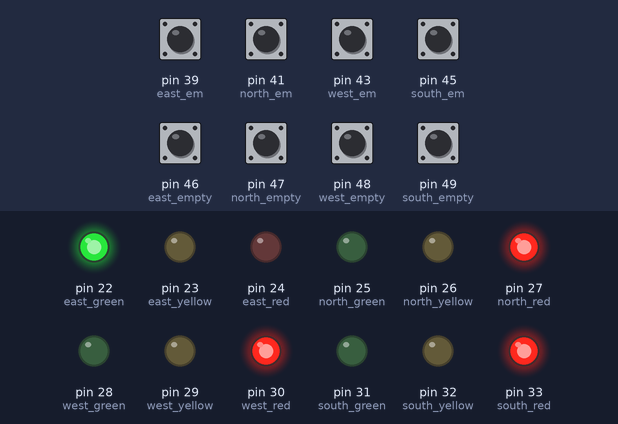
A sketch run on a simulated Arduino Mega 2560, built with avr-gcc and run on an emulated ATmega2560. Parts: output pins drawn as LEDs (lit = HIGH). The inputs (shaded band) are chosen by the test bench; at power-on: pin 39 (east_em), pin 41 (north_em), pin 43 (west_em), pin 45 (south_em), pin 46 (east_empty), pin 47 (north_empty), pin 48 (west_empty), pin 49 (south_empty) HIGH.

Above: at 1.2 s.
1.3 s: pin 41 (north_em) pulled LOW for 0.15 s
At 1.8 s:
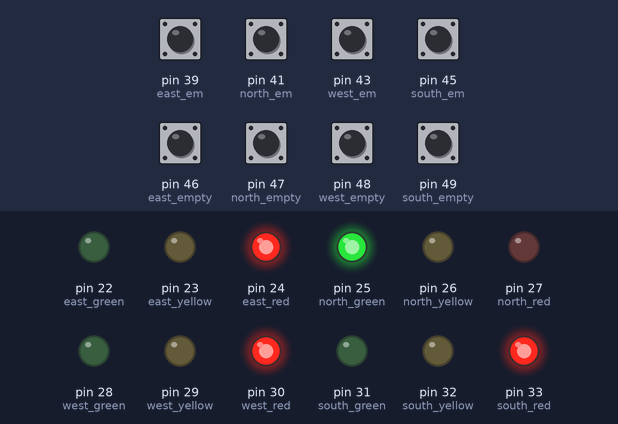
2.9 s: pin 43 (west_em) pulled LOW for 0.15 s
At 4.1 s:
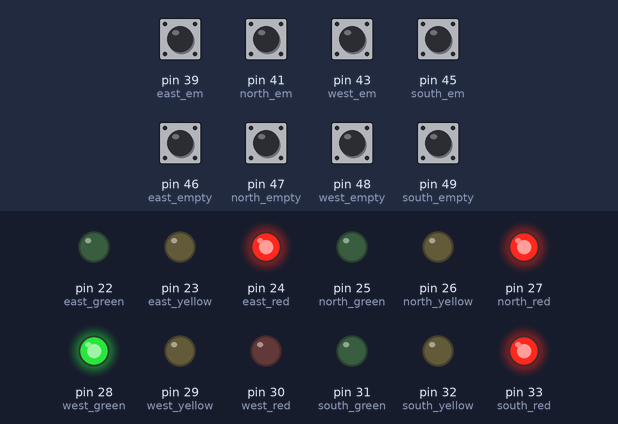
4.5 s: pin 45 (south_em) pulled LOW for 0.15 s
At 5.4 s:
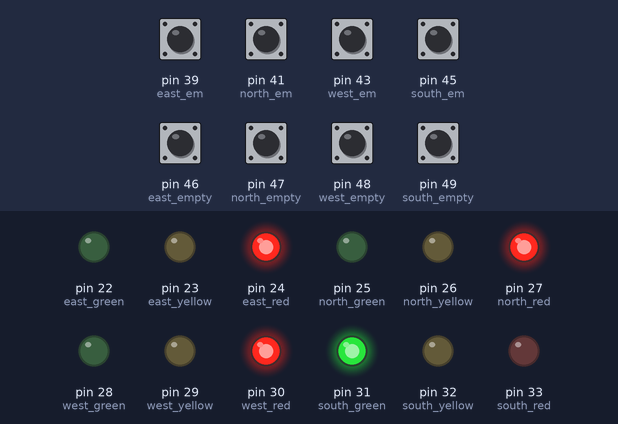
6.1 s: pin 49 (south_empty) pulled LOW for 0.15 s
At 6.7 s:
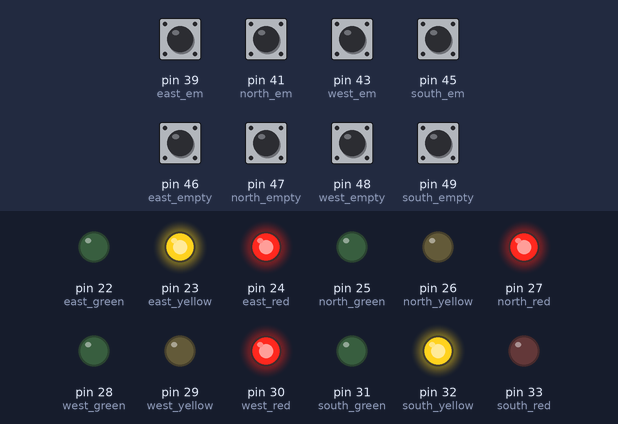
7.7 s: pin 39 (east_em) pulled LOW for 0.15 s
At 8.9 s:
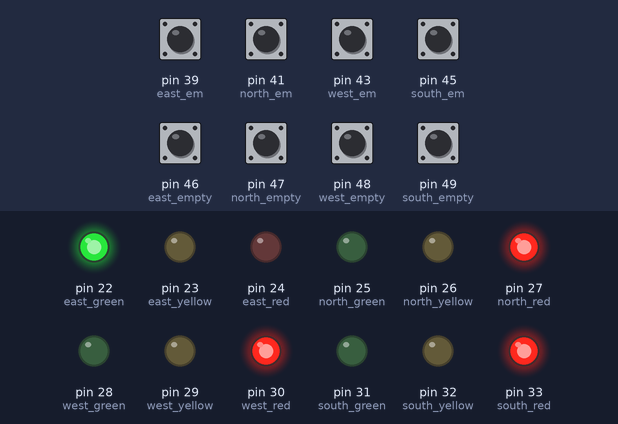
9.3 s: pin 46 (east_empty) pulled LOW for 0.15 s
At 10.4 s:
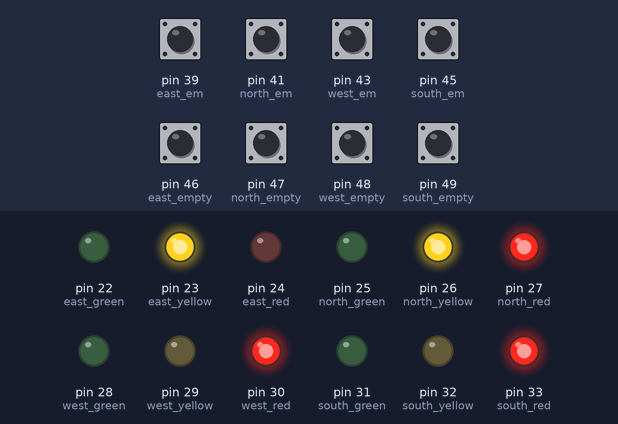
Timing chart, 0 to 38.8 s (numbered marks = the images above; inputs shaded):
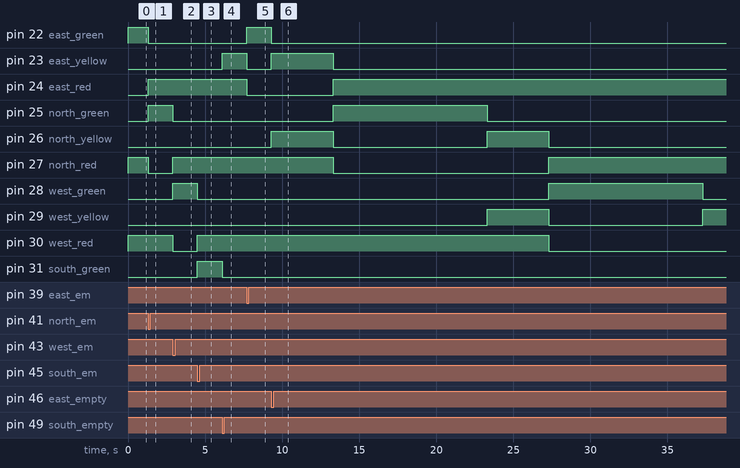

The sketch:

DLD_Project_Arduino_code.ino
```cpp
//parameter initialization
int east_green = 22; //three led's for each road are declared as three seperate variables
int east_yellow = 23;
int east_red = 24;
int north_green = 25;
int north_yellow = 26;
int north_red = 27;
int west_green = 28;
int west_yellow = 29;
int west_red = 30;
int south_green = 31;
int south_yellow = 32;
int south_red = 33;

//Emergency buttons, push buttons in proteus
int east_em=39;
int west_em = 43;
int south_em = 45;
int north_em = 41;

//Empty buttons, push buttons in proteus
int east_empty = 46;
int north_empty = 47;
int south_empty = 49;
int west_empty = 48;

//delay for each light, 5 secs for green, 2 secs for yellow
int delay_green = 5000;
int delay_yellow = 2000;
int delay_time=100;

//needed to handle void loop
int next_state = 0; //initialized to zero

void setup() {
  // put your setup code here, to run once:
  pinMode(east_green, OUTPUT);
  pinMode(east_yellow, OUTPUT);
  pinMode(east_red, OUTPUT);
  pinMode(north_green, OUTPUT);
  pinMode(north_yellow, OUTPUT);
  pinMode(north_red, OUTPUT);
  pinMode(west_green, OUTPUT);
  pinMode(west_yellow, OUTPUT);
  pinMode(west_red, OUTPUT);
  pinMode(south_green, OUTPUT);
  pinMode(south_yellow, OUTPUT);
  pinMode(south_red, OUTPUT);

  pinMode(east_em, INPUT_PULLUP); //the switches are normally pulled up, that means when they are pressed they will be LOW
  pinMode(north_em, INPUT_PULLUP);
  pinMode(west_em, INPUT_PULLUP);
  pinMode(south_em, INPUT_PULLUP);

  pinMode(east_empty, INPUT_PULLUP);
  pinMode(north_empty, INPUT_PULLUP);
  pinMode(west_empty, INPUT_PULLUP);
  pinMode(south_empty, INPUT_PULLUP);

}

//Emergency Function
int emergency(int em)
{
  if(digitalRead(em)==LOW) return 1;
  else return 0;
}

//Empty Function
int empty(int emp)
{
  if(digitalRead(emp)==LOW) return 1;
  else return 0;
}

//Infinite Loop
void loop() {
  switch(next_state){
    case 0:
      next_state = eg();
      break;
    case 1:
      next_state = ey();
      break;
    case 2:
      next_state = ng();
      break;
    case 3:
      next_state = ny();
      break;
    case 4:
      next_state = wg();
      break;
    case 5:
      next_state = wy();
      break;
    case 6:
      next_state = sg();
      break;
    case 7:
      next_state = sy();
      break;
  }
}

int eg()
{
  digitalWrite(east_green, HIGH);
  digitalWrite(east_yellow,LOW);
  digitalWrite(east_red,LOW);

  digitalWrite(north_green,LOW);
  digitalWrite(north_yellow,LOW);
  digitalWrite(north_red, HIGH);

  digitalWrite(west_green,LOW);
  digitalWrite(west_yellow,LOW);
  digitalWrite(west_red, HIGH);

  digitalWrite(south_green,LOW);
  digitalWrite(south_yellow,LOW);
  digitalWrite(south_red, HIGH);

  //emergency check in west, south, north and empty check in east
  for(int i=0;i<delay_green;i=i+delay_time)
  {
    if(emergency(west_em)==1) return 4;
    else if(emergency(south_em)==1) return 6;
    else if(emergency(north_em)==1) return 2;
    else if(empty(east_empty)==1) return 1;
    delay(delay_time);
  }

  delay(delay_green);
  return 1;
}

int ey()
{
  digitalWrite(east_green, LOW);
  digitalWrite(east_yellow,HIGH);
  digitalWrite(east_red,LOW);

  digitalWrite(north_green,LOW);
  digitalWrite(north_yellow,HIGH);
  digitalWrite(north_red, HIGH);

  digitalWrite(west_green,LOW);
  digitalWrite(west_yellow,LOW);
  digitalWrite(west_red, HIGH);

  digitalWrite(south_green,LOW);
  digitalWrite(south_yellow,LOW);
  digitalWrite(south_red, HIGH);

  //emergency check
  for(int i=0;i<delay_yellow;i=i+delay_time)
  {
    if(emergency(west_em)==1) return 4;
    else if(emergency(south_em)==1) return 6;
    else if(emergency(north_em)==1) return 2;
    else if(emergency(east_em)==1) return 0;
    delay(delay_time);
  }

  delay(delay_yellow);
  return 2;
}

int ng()
{
  digitalWrite(east_green, LOW);
  digitalWrite(east_yellow,LOW);
  digitalWrite(east_red,HIGH);

  digitalWrite(north_green,HIGH);
  digitalWrite(north_yellow,LOW);
  digitalWrite(north_red, LOW);

  digitalWrite(west_green,LOW);
  digitalWrite(west_yellow,LOW);
  digitalWrite(west_red, HIGH);

  digitalWrite(south_green,LOW);
  digitalWrite(south_yellow,LOW);
  digitalWrite(south_red, HIGH);

  //emergency check in west, south, east and empty check in north
  for(int i=0;i<delay_green;i=i+delay_time)
  {
    if(emergency(west_em)==1) return 4;
    else if(emergency(south_em)==1) return 6;
    else if(emergency(east_em)==1) return 0;
    else if(empty(north_empty)==1) return 3;
    delay(delay_time);
  }

  delay(delay_green);
  return 3;
}

int ny()
{
  digitalWrite(east_green, LOW);
  digitalWrite(east_yellow,LOW);
  digitalWrite(east_red,HIGH);

  digitalWrite(north_green,LOW);
  digitalWrite(north_yellow,HIGH);
  digitalWrite(north_red, LOW);

  digitalWrite(west_green,LOW);
  digitalWrite(west_yellow,HIGH);
  digitalWrite(west_red, HIGH);

  digitalWrite(south_green,LOW);
  digitalWrite(south_yellow,LOW);
  digitalWrite(south_red, HIGH);

  //emergency check
  for(int i=0;i<delay_yellow;i=i+delay_time)
  {
    if(emergency(west_em)==1) return 4;
    else if(emergency(south_em)==1) return 6;
    else if(emergency(north_em)==1) return 2;
    else if(emergency(east_em)==1) return 0;
    delay(delay_time);
  }

  delay(delay_yellow);
  return 4;
}

int wg()
{
  digitalWrite(east_green, LOW);
  digitalWrite(east_yellow,LOW);
  digitalWrite(east_red,HIGH);

  digitalWrite(north_green,LOW);
  digitalWrite(north_yellow,LOW);
  digitalWrite(north_red, HIGH);

  digitalWrite(west_green,HIGH);
  digitalWrite(west_yellow,LOW);
  digitalWrite(west_red, LOW);

  digitalWrite(south_green,LOW);
  digitalWrite(south_yellow,LOW);
  digitalWrite(south_red, HIGH);

  //emergency check in east, north and south and empty check in west
  for(int i=0;i<delay_green;i=i+delay_time)
  {
    if(emergency(north_em)==1) return 2;
    else if(emergency(south_em)==1) return 6;
    else if(emergency(east_em)==1) return 0;
    else if(empty(west_empty)==1) return 5;
    delay(delay_time);
  }

  delay(delay_green);
  return 5;
}

int wy()
{
  digitalWrite(east_green, LOW);
  digitalWrite(east_yellow,LOW);
  digitalWrite(east_red,HIGH);

  digitalWrite(north_green,LOW);
  digitalWrite(north_yellow,LOW);
  digitalWrite(north_red, HIGH);

  digitalWrite(west_green,LOW);
  digitalWrite(west_yellow,HIGH);
  digitalWrite(west_red, LOW);

  digitalWrite(south_green,LOW);
  digitalWrite(south_yellow,HIGH);
  digitalWrite(south_red, HIGH);

  //emergency check
  for(int i=0;i<delay_yellow;i=i+delay_time)
  {
    if(emergency(west_em)==1) return 4;
    else if(emergency(south_em)==1) return 6;
    else if(emergency(north_em)==1) return 2;
    else if(emergency(east_em)==1) return 0;
    delay(delay_time);
  }

  delay(delay_yellow);
  return 6;
}

int sg()
{
  digitalWrite(east_green, LOW);
  digitalWrite(east_yellow,LOW);
  digitalWrite(east_red,HIGH);

  digitalWrite(north_green,LOW);
  digitalWrite(north_yellow,LOW);
  digitalWrite(north_red, HIGH);

  digitalWrite(west_green,LOW);
  digitalWrite(west_yellow,LOW);
  digitalWrite(west_red, HIGH);

  digitalWrite(south_green,HIGH);
  digitalWrite(south_yellow,LOW);
  digitalWrite(south_red, LOW);

  //emergency check in east, west, north and empty check in south
  for(int i=0;i<delay_green;i=i+delay_time)
  {
    if(emergency(north_em)==1) return 2;
    else if(emergency(west_em)==1) return 4;
    else if(emergency(east_em)==1) return 0;
    else if(empty(south_empty)==1) return 7;
    delay(delay_time);
  }

  delay(delay_green);
  return 7;
}

int sy()
{
  digitalWrite(east_green, LOW);
  digitalWrite(east_yellow,HIGH);
  digitalWrite(east_red,HIGH);

  digitalWrite(north_green,LOW);
  digitalWrite(north_yellow,LOW);
  digitalWrite(north_red, HIGH);

  digitalWrite(west_green,LOW);
  digitalWrite(west_yellow,LOW);
  digitalWrite(west_red, HIGH);

  digitalWrite(south_green,LOW);
  digitalWrite(south_yellow,HIGH);
  digitalWrite(south_red, LOW);

  //emergency check
  for(int i=0;i<delay_yellow;i=i+delay_time)
  {
    if(emergency(west_em)==1) return 4;
    else if(emergency(south_em)==1) return 6;
    else if(emergency(north_em)==1) return 2;
    else if(emergency(east_em)==1) return 0;
    delay(delay_time);
  }

  delay(delay_yellow);
  return 0;
}
```

Measured:
- after the input at 1.3 s, pin 22 (east_green), pin 27 (north_red): HIGH → LOW at once; pin 24 (east_red), pin 25 (north_green): LOW → HIGH at once
- after the input at 2.9 s, pin 25 (north_green), pin 30 (west_red): HIGH → LOW at once; pin 27 (north_red), pin 28 (west_green): LOW → HIGH at once
- after the input at 4.5 s, pin 28 (west_green), pin 33 (south_red): HIGH → LOW at once; pin 30 (west_red), pin 31 (south_green): LOW → HIGH at once
- after the input at 6.1 s, pin 23 (east_yellow), pin 32 (south_yellow): LOW → HIGH at once; pin 31 (south_green): HIGH → LOW at once
- after the input at 7.7 s, pin 22 (east_green), pin 33 (south_red): LOW → HIGH at once; pin 23 (east_yellow), pin 24 (east_red), pin 32 (south_yellow): HIGH → LOW at once
- after the input at 9.3 s, pin 22 (east_green): HIGH → LOW after 0.00 s instead of 8.4 s; pin 24 (east_red): LOW → HIGH after 4.0 s instead of 12.4 s; pin 28 (west_green): LOW → HIGH after 18.0 s instead of 26.4 s; pin 30 (west_red): HIGH → LOW after 18.0 s instead of 26.4 s; pin 32 (south_yellow): LOW → HIGH after 28.0 s
- by itself, pin 26 (north_yellow): alternates HIGH for 4.0 s and LOW for 10.0 s
